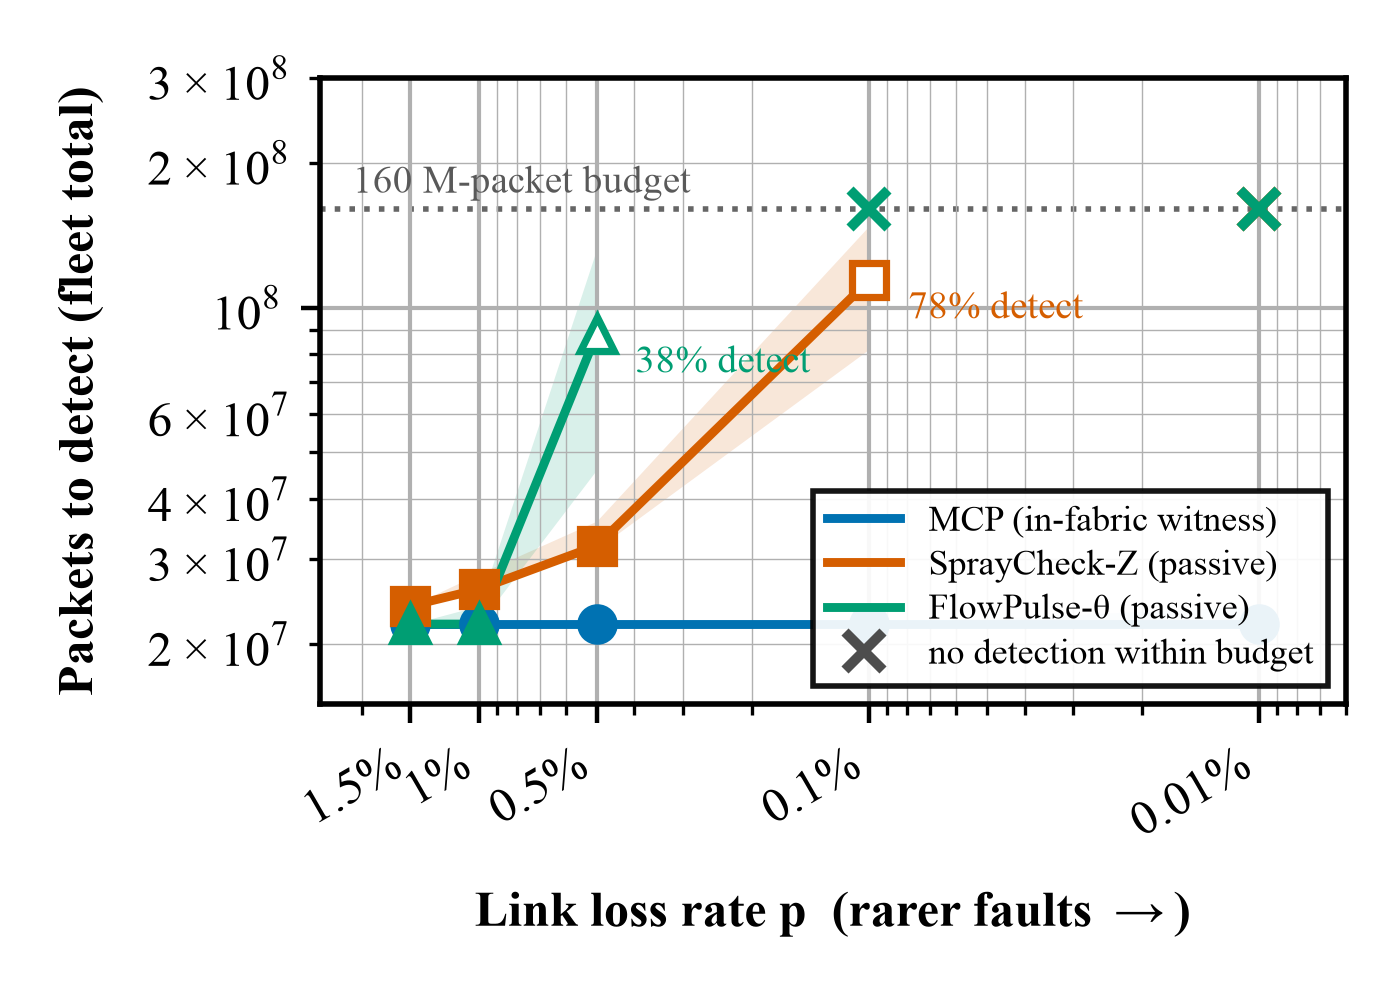

Write Python code to recreate this figure.
"""Experiment 1 (attack A3) -- packets-to-detect vs loss-rate scaling curve.

Reads the frozen 50-seed sweep
(`docs/review/artifacts/BASELINE-COMPARISON-SWEEP-2026-09-02.json`) and renders
the paper's headline technical figure at IEEE single-column size: median
packets-to-detect (with the interquartile band) against loss rate, log-log, for
all three arms. The claim the figure makes airtight is a COST-SCALING statement,
not a capability one -- MCP's packets-to-detect is Theta(1) in loss rate (flat
~22 M across 1.5% down to 1e-4) while SprayCheck-Z's median grows ~1/p and its
action rate collapses (100%->78%->0%), FlowPulse-theta failing one order
earlier. Non-detection (action rate 0 within the 160 M-packet budget) is drawn
as an explicit "no detection" marker at the budget ceiling, NOT hidden, and the
per-point action rate is annotated so the survivorship of the conditional median
is visible on the page.

Run: $RESEARCH_PYTHON docs/review/artifacts/figures/scaling_curve.py
"""
from __future__ import annotations

import json
import sys
from pathlib import Path

import matplotlib.pyplot as plt  # noqa: F401

sys.path.insert(0, str(Path.home() / "Projects/Tooling/inkscape_python_figures"))
import utils_mpl  # noqa: E402

HERE = Path(__file__).resolve().parent
ARTIFACTS = HERE.parent
SWEEP_JSON = ARTIFACTS / "BASELINE-COMPARISON-SWEEP-2026-09-02.json"
BUDGET_PACKETS = 160_000_000  # 80 post-onset epochs * 2 M packets/epoch

# CVD-safe categorical hues (Okabe-Ito), one meaning per color across the paper.
COLORS = {"mcp": "#0072B2", "spraycheck": "#D55E00", "flowpulse": "#009E73"}
MARKERS = {"mcp": "o", "spraycheck": "s", "flowpulse": "^"}
LABELS = {"mcp": "MCP (in-fabric witness)",
          "spraycheck": "SprayCheck-Z (passive)",
          "flowpulse": r"FlowPulse-$\theta$ (passive)"}


def load_curves():
    with open(SWEEP_JSON) as f:
        raw = json.load(f)
    rates = sorted((float(k) for k in raw), reverse=True)  # 1.5% ... 1e-4
    curves = {}
    for arm in ("mcp", "spraycheck", "flowpulse"):
        pts = []
        for p in rates:
            block = raw[repr(p) if repr(p) in raw else f"{p}"]
            pk = block[f"{arm}_packets"]
            action = block[arm]["action_rate"]
            median = pk["median"]
            q1, q3 = pk["iqr"]
            pts.append({"p": p, "action": action, "median": median,
                        "q1": q1, "q3": q3})
        curves[arm] = pts
    return rates, curves


def write_curve_data(rates, curves):
    """Emit the curve numbers next to the figure so every plotted point is
    traceable to the sweep without opening the raw JSON."""
    out = ARTIFACTS / "figures" / "scaling_curve_data.csv"
    lines = ["arm,loss_rate,action_rate,median_packets,iqr_lo_packets,iqr_hi_packets,detected_within_budget"]
    for arm, pts in curves.items():
        for pt in pts:
            det = pt["median"] is not None
            lines.append(
                f"{arm},{pt['p']:.5g},{pt['action']:.2f},"
                f"{'' if pt['median'] is None else int(pt['median'])},"
                f"{'' if pt['q1'] is None else int(pt['q1'])},"
                f"{'' if pt['q3'] is None else int(pt['q3'])},"
                f"{det}")
    out.write_text("\n".join(lines) + "\n")
    return out


def _fmt_p(p: float) -> str:
    return f"{p*100:g}%"


def main():
    rates, curves = load_curves()
    data_path = write_curve_data(rates, curves)

    utils_mpl.set_global()
    fig, ax = utils_mpl.get_fig(size=(3.5, 2.5))

    # x is loss rate p on a log axis, INVERTED so p decreases left->right (the
    # harder, rarer-fault regime to the right); a rising cost curve then reads
    # as "cost explodes as faults get rarer". Inverted-log-p is visually
    # identical to a 1/p axis but keeps the natural loss-rate tick labels.
    for arm in ("mcp", "spraycheck", "flowpulse"):
        pts = curves[arm]
        xs_det, ys_det, lo_det, hi_det = [], [], [], []
        for pt in pts:
            if pt["median"] is None:
                continue
            xs_det.append(pt["p"])
            ys_det.append(pt["median"])
            lo_det.append(pt["q1"] if pt["q1"] is not None else pt["median"])
            hi_det.append(pt["q3"] if pt["q3"] is not None else pt["median"])
        c = COLORS[arm]
        if len(xs_det) >= 2:
            ax.fill_between(xs_det, lo_det, hi_det, color=c, alpha=0.15, linewidth=0)
        ax.plot(xs_det, ys_det, color=c, linewidth=1.6, marker=None,
                label=LABELS[arm], zorder=3)
        for pt in pts:
            if pt["median"] is None:
                continue
            full = pt["action"] >= 0.999
            ax.plot([pt["p"]], [pt["median"]], marker=MARKERS[arm], color=c,
                    markersize=6, markerfacecolor=(c if full else "white"),
                    markeredgecolor=c, markeredgewidth=1.3, zorder=4)
            if pt["action"] < 0.999:  # annotate reduced action rate honestly
                ax.annotate(f"{pt['action']*100:.0f}% detect",
                            (pt["p"], pt["median"]), textcoords="offset points",
                            xytext=(7, -2), fontsize=7, color=c, zorder=5,
                            ha="left", va="top")
        for pt in pts:  # non-detection: an X at the budget ceiling
            if pt["median"] is None:
                ax.plot([pt["p"]], [BUDGET_PACKETS], marker="x", color=c,
                        markersize=7, markeredgewidth=1.8, zorder=4)

    ax.axhline(BUDGET_PACKETS, color="0.4", linestyle=":", linewidth=1.0, zorder=1)

    ax.set_xscale("log")
    ax.set_yscale("log")
    ax.invert_xaxis()
    ax.set_xlabel(r"Link loss rate $p$  (rarer faults $\rightarrow$)")
    ax.set_ylabel("Packets to detect (fleet total)")

    tick_p = rates
    ax.set_xticks(tick_p)
    ax.set_xticklabels([_fmt_p(p) for p in tick_p], rotation=30, ha="right")
    ax.set_xlim(max(tick_p) * 1.7, min(tick_p) * 0.6)  # inverted
    ax.set_ylim(1.5e7, 3.0e8)
    ax.plot([], [], marker="x", color="0.3", linestyle="none", markersize=7,
            markeredgewidth=1.8, label="no detection within budget")
    ax.legend(fontsize=6.5, loc="lower right", framealpha=0.92,
              borderpad=0.4, labelspacing=0.3)
    ax.annotate("160 M-packet budget", (max(tick_p) * 1.5, BUDGET_PACKETS),
                textcoords="offset points", xytext=(2, 3), fontsize=7, color="0.35")
    utils_mpl.set_grid(fig, ax)

    for ext in ("pdf", "png"):
        out = HERE / f"scaling_curve.{ext}"
        fig.savefig(out, transparent=(ext == "pdf"), dpi=400)
        print(f"wrote {out}")
    print(f"wrote {data_path}")


if __name__ == "__main__":
    main()
